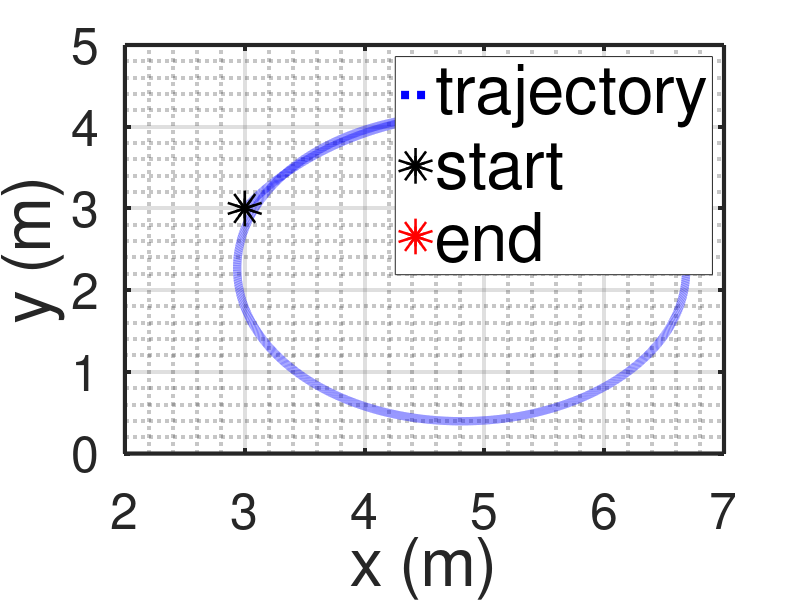
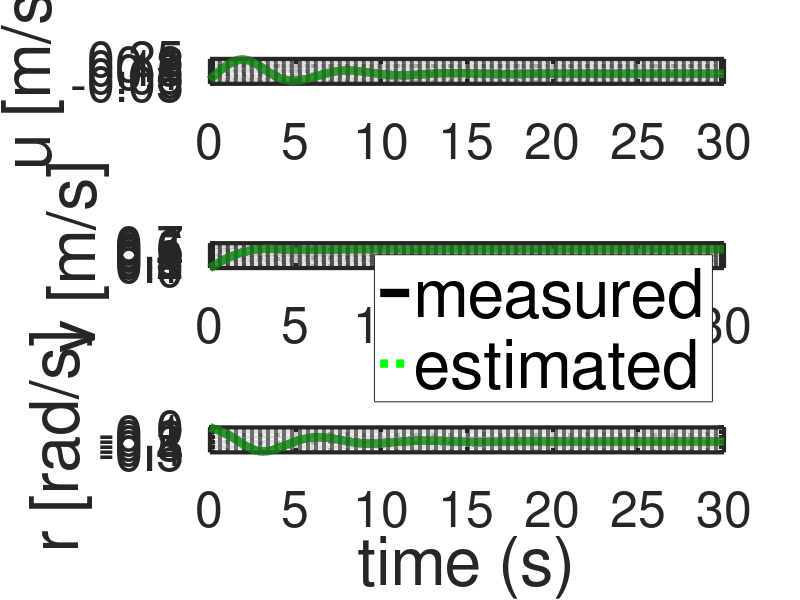

The MATLAB source for these figures, in order: (Note: a time limit stopped this script after it produced the figures.)
%% Research code by Agus Hasan

clear;
clc;

%% time horizon
tf  = 30;
dt  = 0.001;
t   = dt:dt:tf;

n = 3;
r = 16;

%% True parameters

m    = 23.8;
Iz   = 1.76;
xg   = 0.046;

Xud  = -2;
Yvd  = -10;
Yrd  = 0;
Nvd  = 0;
Nrd  = -1;

Xu   = -0.7225;
Xuu  = -1.3274;
Yv   = -0.8612;
Yvv  = -36.2823;
Yr   = 0.1079;
Nv   = 0.1052;
Nr  = -0.5;
Nrr = -1;

%% system description
M = [m-Xud 0 0;0 m-Yvd m*xg-Yrd;0 m*xg-Nvd Iz-Nrd];
B = dt*[zeros(3);inv(M)];
C = [0 0 0 1 0 0;0 0 0 0 1 0; 0 0 0 0 0 1];

%% state initialization
x        = [3;3;0;0;0;0];
y        = [0;0;0];
vhat     = [0;0;0];
thetahat = zeros(r,1);
 
%% known paramaters
m11 = M(1,1);
m22 = M(2,2);
m23 = M(2,3);
m32 = M(3,2);
m33 = M(3,3);
mt  = m22*m33-m23*m32;

alpha1 = dt*(m-Yvd)/(m-Xud);
alpha2 = dt*(m*xg-Yrd)/(m-Xud);
alpha3 = (-dt*(Iz-Nrd)*(m-Xud)/mt)+(dt*(m*xg-Yrd)*(m*xg-Yrd)/mt);
alpha4 = dt*(m*xg-Yrd)*(Xud-Yvd)/mt;
alpha5 = (dt*(m*xg-Nvd)*(m-Xud)/mt)-(dt*(m-Yvd)*(m*xg-Yrd)/mt);
alpha6 = -dt*(m-Yvd)*(Xud-Yvd)/mt;

beta1  = dt*Xu/(m-Xud);
beta2  = dt*Xuu/(m-Xud);
beta3  = (dt*(Iz-Nrd)*Yv/mt)-(dt*(m*xg-Yrd)*Nv/mt);
beta4  = (dt*(Iz-Nrd)*Yr/mt)-(dt*(m*xg-Yrd)*Nr/mt);
beta5  = dt*(Iz-Nrd)*Yvv/mt;
beta6  = -dt*(m*xg-Yrd)*Nrr/mt;
beta7  = (dt*(m-Yvd)*Nv/mt)-(dt*(m*xg-Nvd)*Yv/mt);
beta8  = (dt*(m-Yvd)*Nr/mt)-(dt*(m*xg-Nvd)*Yr/mt);
beta9  = -dt*(m*xg-Nvd)*Yvv/mt;
beta10 = dt*(m-Yvd)*Nrr/mt;

%% initial control inputs
%u     = [40 10 1]';
u     = [5 10 0]';

%% for plotting
uArray          = [];
xArray          = [];
yArray          = [];
vhatArray       = [];
thetahatArray   = [];

%% Initialization for estimator

Pplus       = 10000000000*eye(n);
QF          = 0.0001*eye(n);
RF          = 0.0001*eye(n);
a           = 0.999;
UpsilonPlus = 0*zeros(n,r);
S           = 10000000000*eye(r);
lambda      = 0.999;

%% simulation
for i=1:(tf/dt)
    
    %u     = [40*sin(i*dt) 10*cos(i*dt) 1*cos(i*dt)]';

    uArray         = [uArray u];
    xArray         = [xArray x];
    yArray         = [yArray y];
    vhatArray      = [vhatArray vhat];
    thetahatArray  = [thetahatArray thetahat]; 

    Cvv = [alpha1*x(5)*x(6)+alpha2*x(6)^2;alpha3*x(4)*x(6)+alpha4*x(4)*x(5);alpha5*x(4)*x(6)+alpha6*x(4)*x(5)];
    Dvv = [beta1*x(4)+beta2*abs(x(4))*x(4);beta3*x(5)+beta4*x(6)+beta5*abs(x(5))*x(5)+beta6*abs(x(6))*x(6);beta7*x(5)+beta8*x(6)+beta9*abs(x(5))*x(5)+beta10*abs(x(6))*x(6)];

    x = x+[dt*(cos(x(3))*x(4)-sin(x(3))*x(5));dt*(sin(x(3))*x(4)+cos(x(3))*x(5));dt*x(6);Cvv+Dvv]+B*u;
    y = C*x;

    Phi = [vhat(2)*vhat(3) vhat(3)^2 vhat(1) abs(vhat(1))*vhat(1) 0 0 0 0 0 0 0 0 0 0 0 0;
          0 0 0 0 vhat(1)*vhat(3) vhat(1)*vhat(2) vhat(2) vhat(3) abs(vhat(2))*vhat(2) abs(vhat(3))*vhat(3) 0 0 0 0 0 0;
          0 0 0 0 0 0 0 0 0 0 vhat(1)*vhat(3) vhat(1)*vhat(2) vhat(2) vhat(3) abs(vhat(2))*vhat(2) abs(vhat(3))*vhat(3)];

    % Estimation using adaptive KF
    Pmin  = Pplus+QF;
    Sigma = Pmin+RF;
    KF    = Pmin*inv(Sigma);
    Pplus = (eye(n)-KF)*Pmin;
     
    ytilde = y-(vhat+dt*inv(M)*(u)+Phi*thetahat);
    QF    = a*QF + (1-a)*(KF*(ytilde*ytilde')*KF');    
    RF    = a*RF + (1-a)*(ytilde*ytilde'+Pmin);
 
    Upsilon = (eye(n)-KF)*(eye(n))*UpsilonPlus+(eye(n)-KF)*Phi;
    Omega   = eye(n)*UpsilonPlus+Phi;
    Lambda  = inv(lambda*Sigma+Omega*S*Omega');
    Gamma1  = S*Omega'*Lambda;
    S       = (1/lambda)*S-(1/lambda)*S*Omega'*Lambda*Omega*S;
    UpsilonPlus = Upsilon;
    
    thetahat  = thetahat + Gamma1*ytilde;
    vhat      = vhat+dt*inv(M)*(u)+Phi*thetahat+KF*ytilde+Upsilon*Gamma1*ytilde;

end

Temp1 = inv([-dt*m23/mt dt*m33/mt;dt*m22/mt -dt*m32/mt])*[thetahatArray(7,:);thetahatArray(13,:)];
Temp2 = inv([-dt*m23/mt dt*m33/mt;dt*m22/mt -dt*m32/mt])*[thetahatArray(8,:);thetahatArray(14,:)];

figure(1)
plot(xArray(1,:),xArray(2,:), ':b', 'LineWidth', 6)
hold on;
plot(xArray(1,1),xArray(2,1), 'ok', 'LineWidth', 20)
hold on;
plot(xArray(1,end),xArray(2,end), 'or', 'LineWidth', 20)
set(gca,'color','#EEEEEE','LineWidth',3,'FontSize',36)
grid on;
grid minor;
legend('trajectory','start','end','FontSize',48)
xlabel('x (m)','FontSize',48)
ylabel('y (m)','FontSize',48)

figure(2)
subplot(3,1,1)
plot(t,yArray(1,:), '-k', 'LineWidth', 6)
hold on;
plot(t,vhatArray(1,:), ':g', 'LineWidth', 6)
set(gca,'color','#EEEEEE','LineWidth',3,'FontSize',36)
grid on;
grid minor;
ylabel('u [m/s]','FontSize',48)
subplot(3,1,2)
plot(t,yArray(2,:), '-k', 'LineWidth', 6)
hold on;
plot(t,vhatArray(2,:), ':g', 'LineWidth', 6)
grid on;
grid minor;
set(gca,'color','#EEEEEE','LineWidth',3,'FontSize',36)
ylabel('v [m/s]','FontSize',48)
legend('measured','estimated','FontSize',48)
subplot(3,1,3)
plot(t,yArray(3,:), '-k', 'LineWidth', 6)
hold on;
plot(t,vhatArray(3,:), ':g', 'LineWidth', 6)
set(gca,'color','#EEEEEE','LineWidth',3,'FontSize',36)
grid on;
grid minor;
ylabel('r [rad/s]','FontSize',48)
xlabel('time (s)','FontSize',48)

figure(3)
subplot(3,2,1)
plot(t,alpha1*ones(length(t),1), '-k', 'LineWidth', 6)
hold on;
plot(t,thetahatArray(1,:), ':g', 'LineWidth', 6)
set(gca,'color','#EEEEEE','LineWidth',3,'FontSize',36)
grid on;
grid minor;
ylim([alpha1-0.001 alpha1+0.001]);
ylabel('\alpha_1','FontSize',48)
subplot(3,2,2)
plot(t,alpha2*ones(length(t),1), '-k', 'LineWidth', 6)
hold on;
plot(t,thetahatArray(2,:), ':g', 'LineWidth', 6)
set(gca,'color','#EEEEEE','LineWidth',3,'FontSize',36)
grid on;
grid minor;
ylabel('\alpha_2','FontSize',48)
legend('true parameter','estimated parameter','FontSize',36)
ylim([alpha2-0.0001 alpha2+0.0001]);
subplot(3,2,3)
plot(t,alpha3*ones(length(t),1), '-k', 'LineWidth', 6)
hold on;
plot(t,thetahatArray(5,:), ':g', 'LineWidth', 6)
set(gca,'color','#EEEEEE','LineWidth',3,'FontSize',36)
grid on;
grid minor;
ylim([alpha3-0.001 alpha3+0.001]);
ylabel('\alpha_3','FontSize',48)
subplot(3,2,4)
plot(t,alpha4*ones(length(t),1), '-k', 'LineWidth', 6)
hold on;
plot(t,thetahatArray(6,:), ':g', 'LineWidth', 6)
set(gca,'color','#EEEEEE','LineWidth',3,'FontSize',36)
grid on;
grid minor;
ylabel('\alpha_4','FontSize',48)
ylim([alpha4-0.0005 alpha4+0.0005]);
subplot(3,2,5)
plot(t,alpha5*ones(length(t),1), '-k', 'LineWidth', 6)
hold on;
plot(t,thetahatArray(11,:), ':g', 'LineWidth', 6)
set(gca,'color','#EEEEEE','LineWidth',3,'FontSize',36)
grid on;
grid minor;
ylim([alpha5-0.0001 alpha5+0.0001]);
ylabel('\alpha_5','FontSize',48)
subplot(3,2,6)
plot(t,alpha6*ones(length(t),1), '-k', 'LineWidth', 6)
hold on;
plot(t,thetahatArray(12,:), ':g', 'LineWidth', 6)
set(gca,'color','#EEEEEE','LineWidth',3,'FontSize',36)
grid on;
grid minor;
ylabel('\alpha_6','FontSize',48)
ylim([alpha6-0.005 alpha6+0.005]);

figure(4)
subplot(3,2,1)
plot(t,beta1*ones(length(t),1), '-k', 'LineWidth', 6)
hold on;
plot(t,thetahatArray(3,:), ':g', 'LineWidth', 6)
set(gca,'color','#EEEEEE','LineWidth',3,'FontSize',36)
grid on;
grid minor;
ylim([beta1-0.0001 beta1+0.0001]);
ylabel('\beta_1','FontSize',48)
subplot(3,2,2)
plot(t,beta3*ones(length(t),1), '-k', 'LineWidth', 6)
hold on;
plot(t,thetahatArray(7,:), ':g', 'LineWidth', 6)
set(gca,'color','#EEEEEE','LineWidth',3,'FontSize',36)
grid on;
grid minor;
ylim([beta2-0.0001 beta2+0.0001]);
ylabel('\beta_3','FontSize',48)
legend('true parameter','estimated parameter','FontSize',36)
subplot(3,2,3)
plot(t,beta5*ones(length(t),1), '-k', 'LineWidth', 6)
hold on;
plot(t,thetahatArray(9,:), ':g', 'LineWidth', 6)
set(gca,'color','#EEEEEE','LineWidth',3,'FontSize',36)
grid on;
grid minor;
ylim([beta5-0.001 beta5+0.001]);
ylabel('\beta_5','FontSize',48)
subplot(3,2,4)
plot(t,beta7*ones(length(t),1), '-k', 'LineWidth', 6)
hold on;
plot(t,thetahatArray(13,:), ':g', 'LineWidth', 6)
set(gca,'color','#EEEEEE','LineWidth',3,'FontSize',36)
grid on;
grid minor;
ylim([beta7-0.0001 beta7+0.0001]);
ylabel('\beta_7','FontSize',48)
subplot(3,2,5)
plot(t,beta9*ones(length(t),1), '-k', 'LineWidth', 6)
hold on;
plot(t,thetahatArray(15,:), ':g', 'LineWidth', 6)
set(gca,'color','#EEEEEE','LineWidth',3,'FontSize',36)
grid on;
grid minor;
ylabel('\beta_9','FontSize',48)
xlabel('time (s)','FontSize',48)
ylim([beta9-0.001 beta9+0.001]);
subplot(3,2,6)
plot(t,beta10*ones(length(t),1), '-k', 'LineWidth', 6)
hold on;
plot(t,thetahatArray(16,:), ':g', 'LineWidth', 6)
set(gca,'color','#EEEEEE','LineWidth',3,'FontSize',36)
grid on;
grid minor;
ylabel('\beta_{10}','FontSize',48)
xlabel('time (s)','FontSize',48)
ylim([beta10-0.0005 beta10+0.0005]);

% figure(5)
% subplot(5,2,1)
% plot(t,beta1*ones(length(t),1), '-k', 'LineWidth', 6)
% hold on;
% plot(t,thetahatArray(3,:), ':c', 'LineWidth', 6)
% set(gca,'color','#EEEEEE','LineWidth',3,'FontSize',36)
% grid on;
% grid minor;
% %ylim([Xu-4 Xu+4]);
% ylabel('\beta_1','FontSize',48)
% subplot(5,2,2)
% plot(t,beta2*ones(length(t),1), '-k', 'LineWidth', 6)
% hold on;
% plot(t,thetahatArray(4,:), ':c', 'LineWidth', 6)
% set(gca,'color','#EEEEEE','LineWidth',3,'FontSize',36)
% grid on;
% grid minor;
% ylabel('\beta_2','FontSize',48)
% legend('true parameter','estimated parameter','FontSize',36)
% %ylim([Xuu-4 Xuu+4]);
% subplot(5,2,3)
% plot(t,beta3*ones(length(t),1), '-k', 'LineWidth', 6)
% hold on;
% plot(t,thetahatArray(7,:), ':c', 'LineWidth', 6)
% set(gca,'color','#EEEEEE','LineWidth',3,'FontSize',36)
% grid on;
% grid minor;
% %ylim([Nv-4 Nv+4]);
% ylabel('\beta_3','FontSize',48)
% subplot(5,2,4)
% plot(t,beta4*ones(length(t),1), '-k', 'LineWidth', 6)
% hold on;
% plot(t,thetahatArray(8,:), ':c', 'LineWidth', 6)
% set(gca,'color','#EEEEEE','LineWidth',3,'FontSize',36)
% grid on;
% grid minor;
% ylabel('\beta_4','FontSize',48)
% %ylim([Yv-4 Yv+4]);
% subplot(5,2,5)
% plot(t,beta5*ones(length(t),1), '-k', 'LineWidth', 6)
% hold on;
% plot(t,thetahatArray(9,:), ':c', 'LineWidth', 6)
% set(gca,'color','#EEEEEE','LineWidth',3,'FontSize',36)
% grid on;
% grid minor;
% %ylim([Nr-4 Nr+4]);
% ylabel('\beta_5','FontSize',48)
% subplot(5,2,6)
% plot(t,beta6*ones(length(t),1), '-k', 'LineWidth', 6)
% hold on;
% plot(t,thetahatArray(10,:), ':c', 'LineWidth', 6)
% set(gca,'color','#EEEEEE','LineWidth',3,'FontSize',36)
% grid on;
% grid minor;
% ylabel('\beta_6','FontSize',48)
% %ylim([Yr-4 Yr+4]);
% subplot(5,2,7)
% plot(t,beta7*ones(length(t),1), '-k', 'LineWidth', 6)
% hold on;
% plot(t,thetahatArray(13,:), ':c', 'LineWidth', 6)
% set(gca,'color','#EEEEEE','LineWidth',3,'FontSize',36)
% grid on;
% grid minor;
% xlabel('time (s)','FontSize',48)
% %ylim([Yvv-4 Yvv+4]);
% ylabel('\beta_7','FontSize',48)
% subplot(5,2,8)
% plot(t,beta8*ones(length(t),1), '-k', 'LineWidth', 6)
% hold on;
% plot(t,thetahatArray(14,:), ':c', 'LineWidth', 6)
% set(gca,'color','#EEEEEE','LineWidth',3,'FontSize',36)
% grid on;
% grid minor;
% ylabel('\beta_8','FontSize',48)
% xlabel('time (s)','FontSize',48)
% subplot(5,2,9)
% plot(t,beta9*ones(length(t),1), '-k', 'LineWidth', 6)
% hold on;
% plot(t,thetahatArray(15,:), ':c', 'LineWidth', 6)
% set(gca,'color','#EEEEEE','LineWidth',3,'FontSize',36)
% grid on;
% grid minor;
% ylabel('\beta_9','FontSize',48)
% xlabel('time (s)','FontSize',48)
% subplot(5,2,10)
% plot(t,beta10*ones(length(t),1), '-k', 'LineWidth', 6)
% hold on;
% plot(t,thetahatArray(16,:), ':c', 'LineWidth', 6)
% set(gca,'color','#EEEEEE','LineWidth',3,'FontSize',36)
% grid on;
% grid minor;
% ylabel('\beta_{10}','FontSize',48)
% xlabel('time (s)','FontSize',48)
% %ylim([Nrr-4 Nrr+4]);

figure(5)
subplot(4,2,1)
plot(t,Xu*ones(length(t),1), '-k', 'LineWidth', 6)
hold on;
plot(t,m11*thetahatArray(3,:)/dt, ':g', 'LineWidth', 6)
set(gca,'color','#EEEEEE','LineWidth',3,'FontSize',36)
grid on;
grid minor;
ylim([Xu-4 Xu+4]);
ylabel('X_u','FontSize',48)
subplot(4,2,2)
plot(t,Xuu*ones(length(t),1), '-k', 'LineWidth', 6)
hold on;
plot(t,m11*thetahatArray(4,:)/dt, ':g', 'LineWidth', 6)
set(gca,'color','#EEEEEE','LineWidth',3,'FontSize',36)
grid on;
grid minor;
ylabel('X_{uu}','FontSize',48)
legend('true parameter','estimated parameter','FontSize',36)
ylim([Xuu-4 Xuu+4]);
subplot(4,2,3)
plot(t,Nv*ones(length(t),1), '-k', 'LineWidth', 6)
hold on;
plot(t,Temp1(1,:), ':g', 'LineWidth', 6)
set(gca,'color','#EEEEEE','LineWidth',3,'FontSize',36)
grid on;
grid minor;
ylim([Nv-4 Nv+4]);
ylabel('N_v','FontSize',48)
subplot(4,2,4)
plot(t,Yv*ones(length(t),1), '-k', 'LineWidth', 6)
hold on;
plot(t,Temp1(2,:), ':g', 'LineWidth', 6)
set(gca,'color','#EEEEEE','LineWidth',3,'FontSize',36)
grid on;
grid minor;
ylabel('Y_v','FontSize',48)
ylim([Yv-4 Yv+4]);
subplot(4,2,5)
plot(t,Nr*ones(length(t),1), '-k', 'LineWidth', 6)
hold on;
plot(t,Temp2(1,:), ':g', 'LineWidth', 6)
set(gca,'color','#EEEEEE','LineWidth',3,'FontSize',36)
grid on;
grid minor;
ylim([Nr-4 Nr+4]);
ylabel('N_r','FontSize',48)
subplot(4,2,6)
plot(t,Yr*ones(length(t),1), '-k', 'LineWidth', 6)
hold on;
plot(t,Temp2(2,:), ':g', 'LineWidth', 6)
set(gca,'color','#EEEEEE','LineWidth',3,'FontSize',36)
grid on;
grid minor;
ylabel('Y_r','FontSize',48)
ylim([Yr-4 Yr+4]);
subplot(4,2,7)
plot(t,Yvv*ones(length(t),1), '-k', 'LineWidth', 6)
hold on;
plot(t,mt*thetahatArray(9,:)/(dt*m33), ':g', 'LineWidth', 6)
set(gca,'color','#EEEEEE','LineWidth',3,'FontSize',36)
grid on;
grid minor;
xlabel('time (s)','FontSize',48)
ylim([Yvv-4 Yvv+4]);
ylabel('Y_{vv}','FontSize',48)
subplot(4,2,8)
plot(t,Nrr*ones(length(t),1), '-k', 'LineWidth', 6)
hold on;
plot(t,-mt*thetahatArray(10,:)/(dt*m23), ':g', 'LineWidth', 6)
set(gca,'color','#EEEEEE','LineWidth',3,'FontSize',36)
grid on;
grid minor;
ylabel('N_{rr}','FontSize',48)
xlabel('time (s)','FontSize',48)
ylim([Nrr-4 Nrr+4]);

VXu = m11*thetahatArray(3,end)/dt
VXuu = m11*thetahatArray(4,end)/dt
VYv = Temp1(2,end)
VYvv = mt*thetahatArray(9,end)/(dt*m33)
VYr = Temp2(2,end)
VNv = Temp1(1,end)
VNr = Temp2(1,end)
VNrr = -mt*thetahatArray(10,end)/(dt*m23)

EXu = abs((Xu-VXu)/Xu)*100
EXuu = abs((Xuu-VXuu)/Xuu)*100
EYv = abs((Yv-VYv)/Yv)*100
EYvv = abs((Yvv-VYvv)/Yvv)*100
EYr = abs((Yr-VYr)/Yr)*100
ENv = abs((Nv-VNv)/Nv)*100
ENr = abs((Nr-VNr)/Nr)*100
ENrr = abs((Nrr-VNrr)/Nrr)*100
